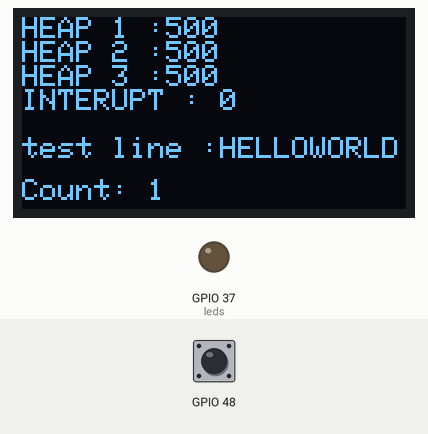
Bench run of a program on a simulated ESP32. On the bench: 128×64 one-colour display, output pins drawn as LEDs (lit = HIGH). The test bench sets the inputs (shaded band); at power-on: GPIO 48 HIGH. Storage starts empty; what the program prints to the serial monitor is not drawn.

Above: at 1.7 s.
1.8 s: GPIO 48 pulled LOW for 0.15 s
At 2.5 s:
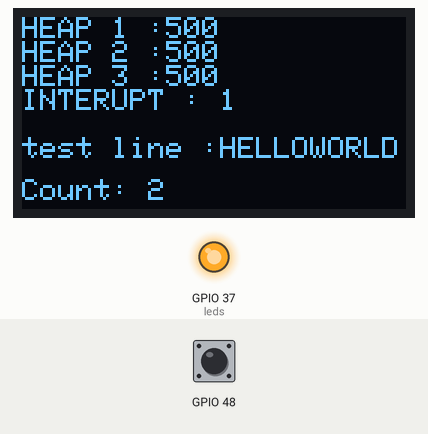
4.7 s: GPIO 48 pulled LOW for 1 s
At 6.2 s:
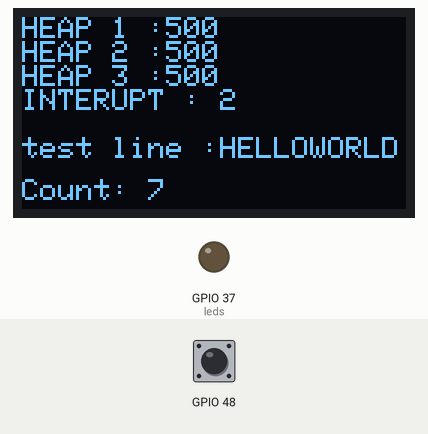
7.2 s: GPIO 48 pulled LOW for 0.15 s
At 7.76 s:
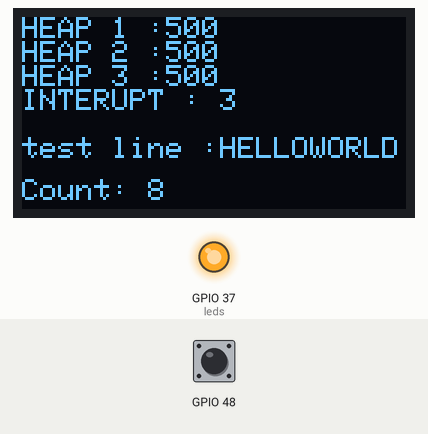
7.9 s: GPIO 48 pulled LOW for 1 s
At 8.9 s:
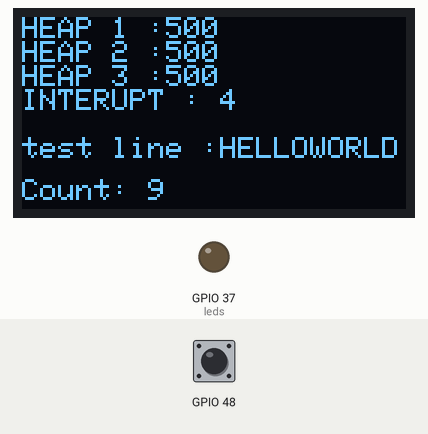
Timing chart, 0 to 11.4 s (numbered marks = the images above; inputs shaded):
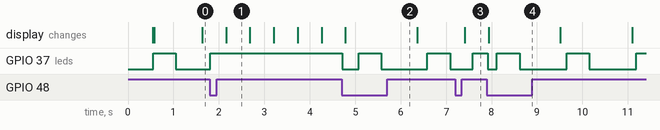

Measured:
- after the input at 1.8 s, the display: changes after 0.36 s (image 1)
- after the input at 4.7 s, GPIO 37 (leds): goes LOW 0.36 s, HIGH 0.50 s, LOW 1.0 s, HIGH 0.50 s, then LOW, starting at once
- after the input at 7.2 s, GPIO 37 (leds): LOW → HIGH after 0.39 s; the display: changes after 0.21 s (image 3)
- after the input at 7.9 s, GPIO 37 (leds): HIGH → LOW at once, then repeats every 1.5 s: HIGH 0.50 s, LOW 1.0 s

The program:

main.cpp
```cpp
#include <Adafruit_SSD1306.h>
#include "task.h"

//call my class
#include "interupt.h"
#include "gpio.h"
#include  "sd_integrate.h"

TaskHandle_t task1;
TaskHandle_t task2;
TaskHandle_t task3;

struct lcd_var {
  unsigned int screen_width = 128;
  unsigned int screen_height = 64;
  int oled_reset = -1;
  unsigned int oled_sda = 18;
  unsigned int oled_scl = 17;
};

struct passing {
  unsigned int delay = 500;
  String test = "HELLOWORLD";
};

static const lcd_var lcd;
static passing pass;

static SemaphoreHandle_t mutex;
static SemaphoreHandle_t sd_card_gate;
static SemaphoreHandle_t led_gate;
static SemaphoreHandle_t serial_gate;

static const int leds = 37;
static volatile unsigned int count = 0;

static int heapalloc_t1 = 3500;
static int heapalloc_t2 = 3524;
//const int button = 48;

static bool ledcon = false;
static bool reopen = true;

static int delay_time = 500;
static const unsigned int debauch_t = 550;
//queue
static QueueHandle_t interupt_count_queue;
static const unsigned int interupt_count_queue_max = 12;
//class
interupt my_interupt;
SD_INTEGRATE my_sd;
//ISR VAR
//static volatile bool interupt = false;
//static volatile unsigned long last_millis;

// OLED
Adafruit_SSD1306 display(lcd.screen_width, lcd.screen_height, &Wire, lcd.oled_reset);
/*
void IRAM_ATTR interupts() {
  unsigned long _current_millis = millis();
  if (_current_millis - last_millis < debauch_t) {
    return;
  }
 // xSemaphoreGive(led_gate);
  xTaskNotifyGive(task3);
  last_millis = _current_millis;
  Serial.println("INTERUPTING ALL TASK ");
}
*/
bool display_status() {
  Wire.begin(lcd.oled_sda, lcd.oled_scl);
  if (!display.begin(SSD1306_SWITCHCAPVCC, 0x3C)) {
    return true;
  }
  return false;
}

int stack_val_t1() { return uxTaskGetStackHighWaterMark(task1); }
int stack_val_t2() { return uxTaskGetStackHighWaterMark(task2); }
int stack_val_t3() { return uxTaskGetStackHighWaterMark(task3); }
//int prosseror_usage() {return 100 - ulTaskGetIdleRunTimeCounter(); }

void led(int *ptr_delay) {
  digitalWrite(leds, HIGH);
  vTaskDelay(*ptr_delay / portTICK_PERIOD_MS);
  digitalWrite(leds, LOW);
  vTaskDelay(*ptr_delay / portTICK_PERIOD_MS);
}

void lcds(int param,unsigned int interupt_count, passing *ptr_pass) {
  display.clearDisplay();
  display.setTextSize(1);
  display.setTextColor(SSD1306_WHITE);

  display.setCursor(0, 0);
  display.print("HEAP 1 :");
  display.println(stack_val_t1());

  display.print("HEAP 2 :");
  display.println(stack_val_t2());

  display.print("HEAP 3 :");
  display.println(stack_val_t3());

  //display.print("CPU : ");
  //display.println( prosseror_usage());

  display.print("INTERUPT : ");
  display.println( interupt_count );

  display.setCursor(0, 40);
  display.print("test line :");
  display.println(ptr_pass->test);

  display.setCursor(0, 54);
  display.print("Count: ");
  display.println(param);

  display.display();
}

/*
void send_sd(std::string data){
  if(xSemaphoreTake(sd_card_gate, portMAX_DELAY) == pdTRUE){
    my_sd.mkdir("/log");
    my_sd.nano("/log/mylog.txt",data,true);
    xSemaphoreGive(sd_card_gate);
  }
}

void read_sd(){
  if(xSemaphoreTake(sd_card_gate, portMAX_DELAY) == pdTRUE){
    std::string data = my_sd.echo("/log/mylog.txt");
    Serial.println(data.c_str());
    xSemaphoreGive(sd_card_gate);
  }
}
*/

void fled_in(void *ptr_param) {
  unsigned int interupt_count = 0;
  while (1) {
     if (ulTaskNotifyTake(pdTRUE, pdMS_TO_TICKS(100)) == pdPASS) {

      interupt_count++;

      my_sd.send_sd("interupt count : " + std::to_string(interupt_count) + "\n");


      if(xQueueSend(interupt_count_queue , (void *) &interupt_count, 100 ) != pdTRUE){
        Serial.println("queue full or timeout");
      }


      if(!reopen){
        xSemaphoreGive(led_gate);
      }
      if(xSemaphoreTake(led_gate, portMAX_DELAY) == pdPASS){
        ledcon = !ledcon;
        digitalWrite(leds, ledcon);
        reopen = false;
      }
     }
      else{
          if(!reopen && !ledcon){
          xSemaphoreGive(led_gate);
          reopen = true;
          }
      }
    }
    vTaskDelay(pdMS_TO_TICKS(1));
  }


void fled(void *ptr_param) {
  int delay = *((int *)ptr_param);
  while (1) {

    if(xSemaphoreTake(led_gate, 1) == pdPASS){
      my_sd.read_sd();
      led(&delay);
      xSemaphoreGive(led_gate);
    }

    if (xSemaphoreTake(mutex, 0) == pdTRUE) {
      count++;
      xSemaphoreGive(mutex);
    } else {
      // optional: Serial.println("in use LED");
    }
    vTaskDelay(delay / portTICK_PERIOD_MS);
  }
}

void flcd(void *ptr_param) {
  passing pass = *((passing *)ptr_param);
  unsigned int interupt_count = 0;
  while (1) {
    xQueueReceive(interupt_count_queue, (void * ) &interupt_count, 0);


    if (xSemaphoreTake(mutex, 0) == pdTRUE) {
      lcds(count,interupt_count, &pass);
      xSemaphoreGive(mutex);
    }


    vTaskDelay(pass.delay / portTICK_PERIOD_MS);
  }
}


void setup() {
  Serial.begin(9600);
  delay(500);

  my_sd.begin();
  serial_gate = xSemaphoreCreateMutex();
  mutex = xSemaphoreCreateMutex();
  led_gate = xSemaphoreCreateBinary();
  xSemaphoreGive(led_gate);
  interupt_count_queue = xQueueCreate(interupt_count_queue_max, sizeof(int));

  pinMode(leds, OUTPUT);
  //pinMode(button, INPUT_PULLUP);

  // use FALLING to avoid double triggers on mechanical bounce when you only want presses
  //attachInterrupt(digitalPinToInterrupt(button), interupts, FALLING);


  if (display_status()) {
    Serial.println("alloc faill");
  }

  xTaskCreatePinnedToCore(
    fled,
    "LED",
    heapalloc_t1,
    &delay_time,
    1,
    &task1,
    1
  );

  xTaskCreatePinnedToCore(
    flcd,
    "LCD",
    heapalloc_t2,
    &pass,
    2,
    &task2,
    0
  );

  xTaskCreatePinnedToCore(
    fled_in,
    "LED_INTER",
    4500,
    NULL,
    2,
    &task3,
    1
  );
  //setup begine is Begin(int 32,TaskHandle_t,unsigned int 32)

  if(my_interupt.begin(task3,debauch_t) != 0){
    Serial.println("fail to allocate the interupt");
  }
}

void loop() {
  // empty
}
```

gpio.h
```cpp
#pragma once

#define button 48
```
